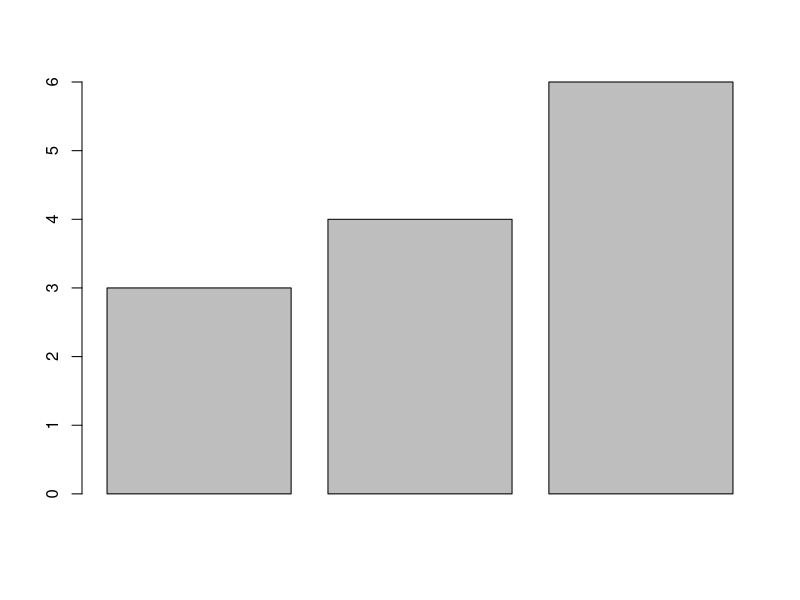

The R source for this figure:
## ---- chunk 1
A<-3
B<-4
C<-6
## ---- chunk 2
A+B+C
## ---- chunk 3
barplot(c(A,B,C))
## ---- chunk 4
sessionInfo()
